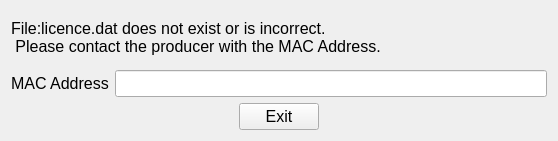
<?xml version="1.0" encoding="UTF-8"?>
<ui version="4.0">
 <class>keyConfirm</class>
 <widget class="QWidget" name="keyConfirm">
  <property name="geometry">
   <rect>
    <x>0</x>
    <y>0</y>
    <width>558</width>
    <height>141</height>
   </rect>
  </property>
  <property name="windowTitle">
   <string>keyConfirm</string>
  </property>
  <layout class="QGridLayout" name="gridLayout_2">
   <item row="1" column="0" colspan="3">
    <layout class="QGridLayout" name="gridLayout">
     <item row="0" column="0">
      <widget class="QLabel" name="label">
       <property name="font">
        <font>
         <pointsize>12</pointsize>
        </font>
       </property>
       <property name="text">
        <string>MAC Address</string>
       </property>
      </widget>
     </item>
     <item row="0" column="1">
      <widget class="QLineEdit" name="macLineEdit">
       <property name="font">
        <font>
         <pointsize>12</pointsize>
        </font>
       </property>
       <property name="readOnly">
        <bool>true</bool>
       </property>
      </widget>
     </item>
    </layout>
   </item>
   <item row="2" column="0">
    <spacer name="horizontalSpacer">
     <property name="font">
      <font>
       <pointsize>12</pointsize>
      </font>
     </property>
     <property name="orientation">
      <enum>Qt::Horizontal</enum>
     </property>
     <property name="sizeHint" stdset="0">
      <size>
       <width>255</width>
       <height>20</height>
      </size>
     </property>
    </spacer>
   </item>
   <item row="2" column="1">
    <widget class="QPushButton" name="exitPushButton">
     <property name="font">
      <font>
       <pointsize>12</pointsize>
      </font>
     </property>
     <property name="text">
      <string>Exit</string>
     </property>
    </widget>
   </item>
   <item row="2" column="2">
    <spacer name="horizontalSpacer_2">
     <property name="font">
      <font>
       <pointsize>12</pointsize>
      </font>
     </property>
     <property name="orientation">
      <enum>Qt::Horizontal</enum>
     </property>
     <property name="sizeHint" stdset="0">
      <size>
       <width>254</width>
       <height>20</height>
      </size>
     </property>
    </spacer>
   </item>
   <item row="0" column="0" colspan="3">
    <widget class="QLabel" name="label_2">
     <property name="font">
      <font>
       <pointsize>12</pointsize>
      </font>
     </property>
     <property name="text">
      <string>File:licence.dat does not exist or is incorrect.
 Please contact the producer with the MAC Address.</string>
     </property>
    </widget>
   </item>
  </layout>
 </widget>
 <layoutdefault spacing="6" margin="11"/>
 <resources/>
 <connections/>
</ui>
